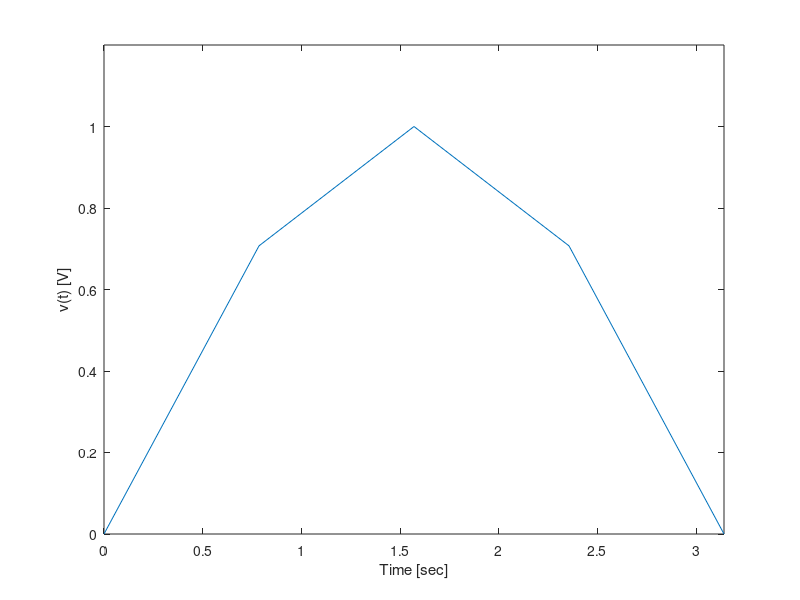

This chart was generated by the following MATLAB code:
% 演習問題1.1
close all % Figureをすべて閉じる
clear % ワークスペースの変数メモリのクリア（初期化）
clc % コマンドウィンドウのクリア
te=pi; % 時間範囲の終点時刻をte= [sec]と指定（始点時刻は0[sec]）
N=5; % 時間区間0～teを(N-1)等分する数の設定（N個の信号点）
t=linspace(0,te,N); % 時間区間を(N-1)等分するN次元ベクトルを生成
v=sin(t); % 正弦波アナログ信号（ベクトル）の生成
figure(1) % グラフを表示するためのFigureウィンドウの番号
plot(t,v); % アナログ信号のプロット
axis([0,te,0.0,1.2]); % 座標軸の表示範囲[横軸範囲0～te,縦軸範囲0.0～1.2]
xlabel('Time [sec]'); ylabel('v(t) [V]'); % 横軸と縦軸のラベル表示
